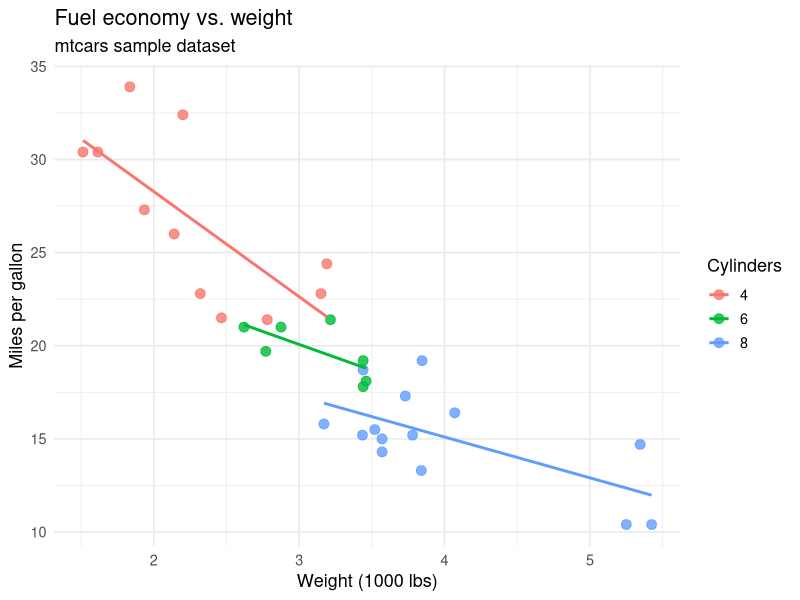

Source code (R):
# examples/hello_plot.R
# Quick smoke test for the dev container:
#   1. Confirms console output works.
#   2. Confirms ggplot2 graphics open in the VS Code Plot Viewer (via httpgd).
#
# How to run:
#   - Open this file, place cursor on a line, press Ctrl+Enter to send to the R terminal.
#   - Or run the whole file: from the R terminal, source("examples/hello_plot.R")

library(tidyverse)

# --- Console output ---------------------------------------------------------
cat("R version:", R.version.string, "\n")
cat("Loaded packages:", paste(.packages(), collapse = ", "), "\n\n")

mtcars |>
  group_by(cyl) |>
  summarise(
    n        = n(),
    avg_mpg  = mean(mpg),
    avg_hp   = mean(hp),
    .groups  = "drop"
  ) |>
  print()

# --- Plotted output ---------------------------------------------------------
p <- ggplot(mtcars, aes(x = wt, y = mpg, color = factor(cyl))) +
  geom_point(size = 3, alpha = 0.8) +
  geom_smooth(method = "lm", se = FALSE) +
  labs(
    title    = "Fuel economy vs. weight",
    subtitle = "mtcars sample dataset",
    x        = "Weight (1000 lbs)",
    y        = "Miles per gallon",
    color    = "Cylinders"
  ) +
  theme_minimal(base_size = 13)

print(p)   # opens in the VS Code Plot Viewer
